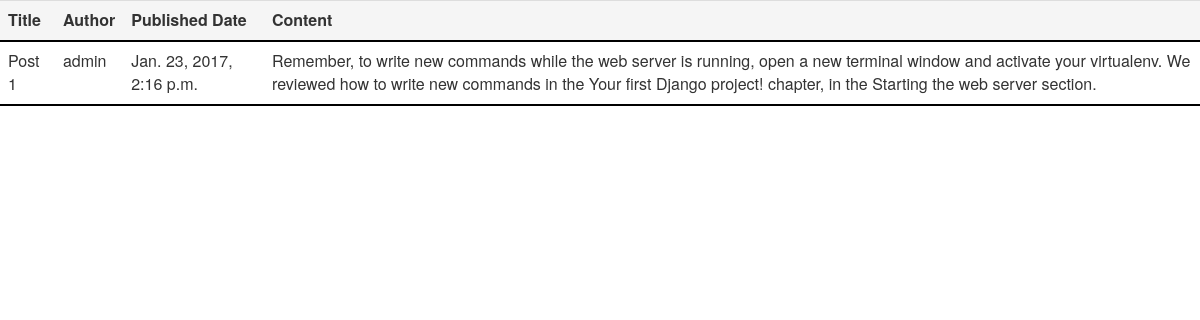
Before: / with the older database file.
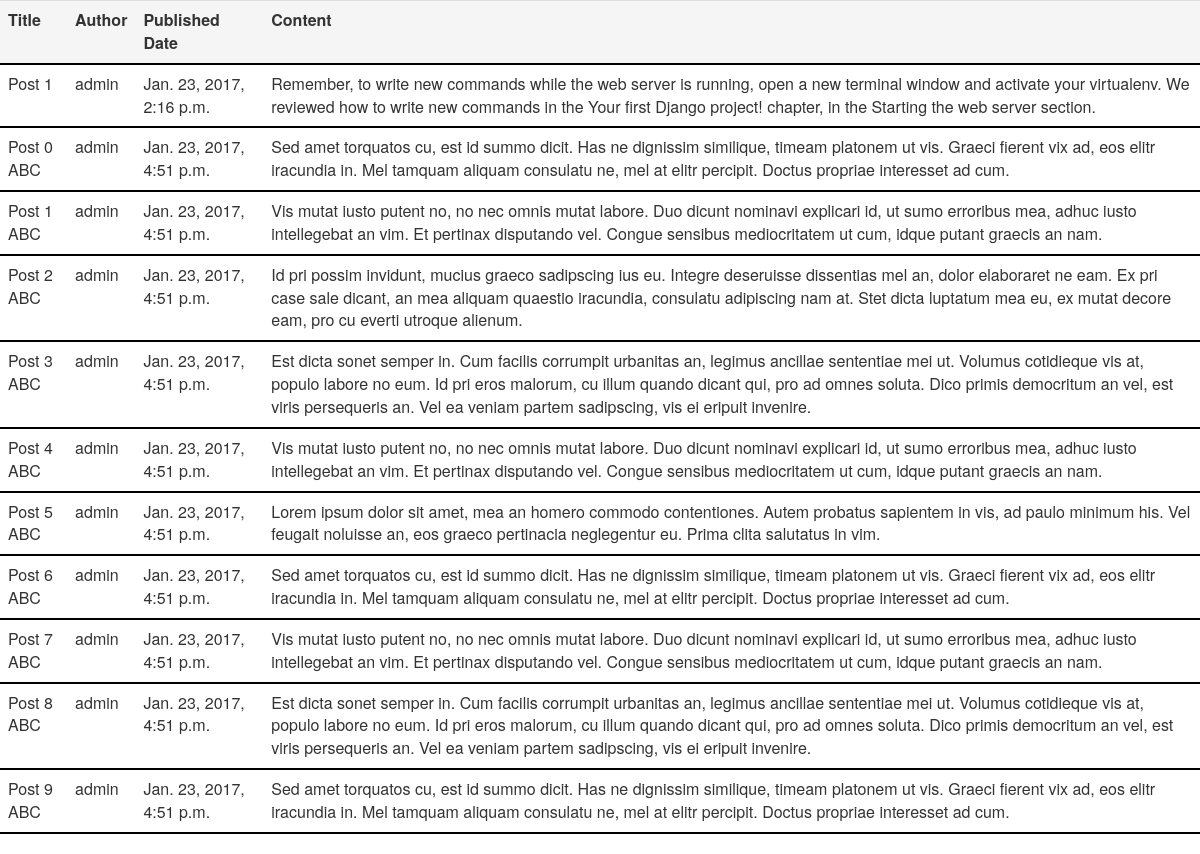
After: the same page with the newer database file.
### dashboard/models.py (models this page shows, shortened)
class Post(models.Model):
    author = models.ForeignKey('auth.User')
    title = models.CharField(max_length=200)
    content = models.TextField()
    created_date = models.DateTimeField(default=timezone.now)
    published_date = models.DateTimeField(blank=True, null=True)

### dashboard/views.py (the view)
# urls.py: url(r'^$', views.post_list, name='post_list'),
def post_list(request):
    posts = Post.objects.filter(published_date__lte=timezone.now()).order_by('published_date')
    return render(request, 'dashboard/index.html', {
        'posts': posts
    })

### templates/dashboard/index.html (shortened to what this page needs)
{% load staticfiles %}
<html>
    <head>
        <link rel="stylesheet" href="{{STATIC_URL}}static/css/base.css">
        <link href="https://maxcdn.bootstrapcdn.com/bootstrap/3.3.7/css/bootstrap.min.css" type="text/css" rel="stylesheet">
    </head>
    <body>
        <table class="table table-hover">
            <tr>
                <th>Title</th>
                <th>Author</th>
                <th>Published Date</th>
                <th>Content</th>
            </tr>
            {% for post in posts %}
            <tr>
                <td>{{ post.title }}</td>
                <td>{{ post.author }}</td>
                <td>{{ post.published_date }}</td>
                <td>{{ post.content }}</td>
            </tr>
            {% endfor %}
        </table>
    </body>
</html>

### static/css/base.css (style rules this page uses)
table tr { border-bottom: 2px solid black; }

Changed rows visible on the page:
added Post: title "Post 0 ABC", author "admin", published_date "Jan. 23, 2017, 4:51 p.m.", content "Sed amet torquatos cu, est id summo dicit. Has ne dignissim similique, timeam platonem ut vis. Graeci fierent vix ad, eos elitr iracundia in. Mel tamquam aliquam consulatu ne, mel at elitr percipit. Doctus propriae interesset ad cum."
added Post: title "Post 1 ABC", author "admin", published_date "Jan. 23, 2017, 4:51 p.m.", content "Vis mutat iusto putent no, no nec omnis mutat labore. Duo dicunt nominavi explicari id, ut sumo erroribus mea, adhuc iusto intellegebat an vim. Et pertinax disputando vel. Congue sensibus mediocritatem ut cum, idque putant graecis an nam."
added Post: title "Post 2 ABC", author "admin", published_date "Jan. 23, 2017, 4:51 p.m.", content "Id pri possim invidunt, mucius graeco sadipscing ius eu. Integre deseruisse dissentias mel an, dolor elaboraret ne eam. Ex pri case sale dicant, an mea aliquam quaestio iracundia, consulatu adipiscing nam at. Stet dicta luptatum mea eu, ex mutat decore eam, pro cu everti utroque alienum."
added Post: title "Post 3 ABC", author "admin", published_date "Jan. 23, 2017, 4:51 p.m.", content "Est dicta sonet semper in. Cum facilis corrumpit urbanitas an, legimus ancillae sententiae mei ut. Volumus cotidieque vis at, populo labore no eum. Id pri eros malorum, cu illum quando dicant qui, pro ad omnes soluta. Dico primis democritum an vel, est viris persequeris an. Vel ea veniam partem sadipscing, vis ei eripuit invenire."
added Post: title "Post 4 ABC", author "admin", published_date "Jan. 23, 2017, 4:51 p.m.", content "Vis mutat iusto putent no, no nec omnis mutat labore. Duo dicunt nominavi explicari id, ut sumo erroribus mea, adhuc iusto intellegebat an vim. Et pertinax disputando vel. Congue sensibus mediocritatem ut cum, idque putant graecis an nam."
added Post: title "Post 5 ABC", author "admin", published_date "Jan. 23, 2017, 4:51 p.m.", content "Lorem ipsum dolor sit amet, mea an homero commodo contentiones. Autem probatus sapientem in vis, ad paulo minimum his. Vel feugait noluisse an, eos graeco pertinacia neglegentur eu. Prima clita salutatus in vim."
added Post: title "Post 6 ABC", author "admin", published_date "Jan. 23, 2017, 4:51 p.m.", content "Sed amet torquatos cu, est id summo dicit. Has ne dignissim similique, timeam platonem ut vis. Graeci fierent vix ad, eos elitr iracundia in. Mel tamquam aliquam consulatu ne, mel at elitr percipit. Doctus propriae interesset ad cum."
added Post: title "Post 7 ABC", author "admin", published_date "Jan. 23, 2017, 4:51 p.m.", content "Vis mutat iusto putent no, no nec omnis mutat labore. Duo dicunt nominavi explicari id, ut sumo erroribus mea, adhuc iusto intellegebat an vim. Et pertinax disputando vel. Congue sensibus mediocritatem ut cum, idque putant graecis an nam."
added Post: title "Post 8 ABC", author "admin", published_date "Jan. 23, 2017, 4:51 p.m.", content "Est dicta sonet semper in. Cum facilis corrumpit urbanitas an, legimus ancillae sententiae mei ut. Volumus cotidieque vis at, populo labore no eum. Id pri eros malorum, cu illum quando dicant qui, pro ad omnes soluta. Dico primis democritum an vel, est viris persequeris an. Vel ea veniam partem sadipscing, vis ei eripuit invenire."
added Post: title "Post 9 ABC", author "admin", published_date "Jan. 23, 2017, 4:51 p.m.", content "Sed amet torquatos cu, est id summo dicit. Has ne dignissim similique, timeam platonem ut vis. Graeci fierent vix ad, eos elitr iracundia in. Mel tamquam aliquam consulatu ne, mel at elitr percipit. Doctus propriae interesset ad cum."
